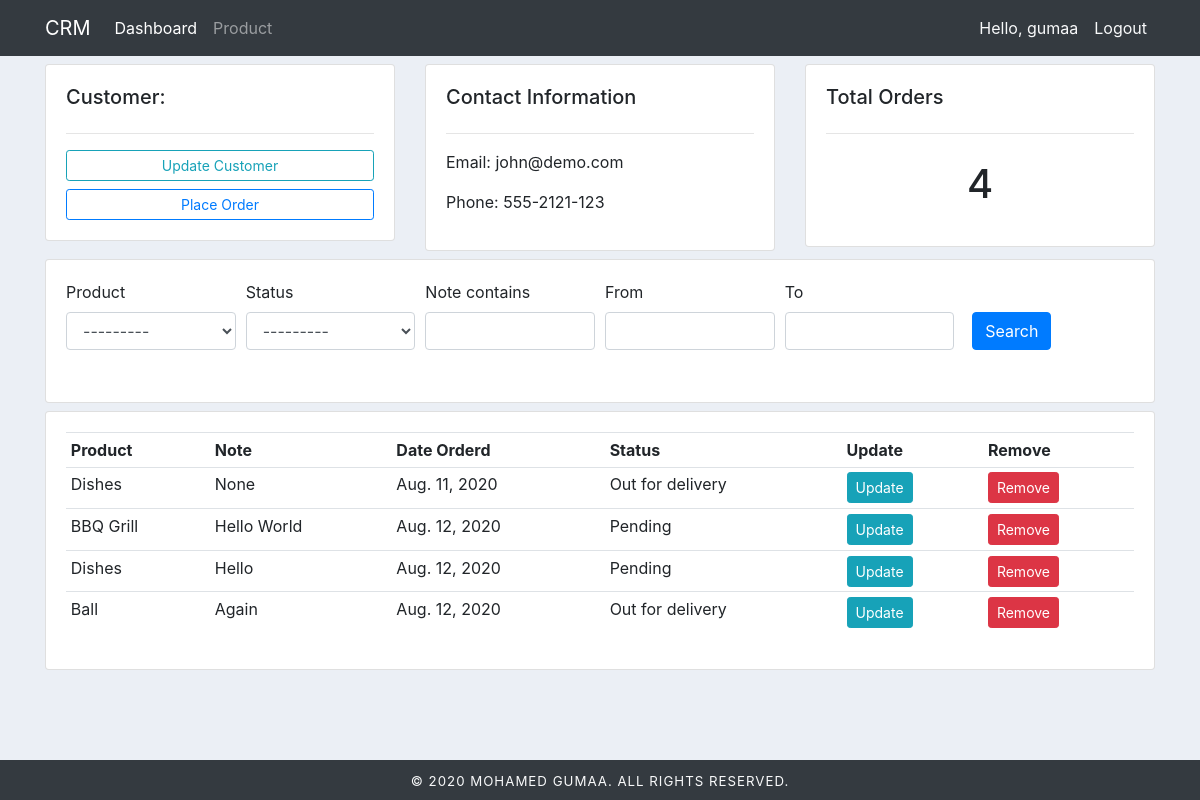
The page /customer/2/ (signed in) on the database its author committed.
### users/models.py (models this page shows, shortened)
class Customer(models.Model):
    user = models.OneToOneField(User, on_delete=models.CASCADE, null=True)
    name = models.CharField(max_length=200, null=True)
    phone = models.CharField(max_length=200, null=True)
    email = models.CharField(max_length=200, null=True)
    profile_pic = models.ImageField(null=True, blank=True)
    dated_created = models.DateField(auto_now_add=True, null=True)

class Order(models.Model):
    STATUS = (
        ('Pending', 'Pending'),
        ('Out for delivery', 'Out for delivery'),
        ('Delivery', 'Delivery')
    )
    customer = models.ForeignKey(Customer, on_delete=models.SET_NULL, null=True)
    product = models.ForeignKey(Product, on_delete=models.SET_NULL, null=True)
    status = models.CharField(max_length=200, null=True, choices=STATUS)
    dated_created = models.DateField(auto_now_add=True, null=True)
    note = models.CharField(max_length=200, null=True)

class Product(models.Model):
    CATEGORY = (
        ('Indoor', 'Indoor'),
        ('Outdoor', 'Outdoor')
    )
    name = models.CharField(max_length=200)
    price = models.FloatField(null=True)
    category = models.CharField(max_length=200, choices=CATEGORY)
    description = models.CharField(max_length=200, null=True, blank=True)
    dated_created = models.DateField(auto_now_add=True, null=True)
    tags = models.ManyToManyField(Tag)
    def __str__(self):
        return self.name

### users/decorators.py (the view)
        def wrapper_func(request,*args, **kwargs):
            group = None
            if request.user.groups.exists():
                group = request.user.groups.all()[0].name
            if group in allowed_roles:
                return view_func(request,*args, **kwargs)
            else:
                return HttpResponse('You are not authorized')

### users/views.py (called while the page is built)
@login_required
@allowed_users(allowed_roles=['admin'])
def customer(request,id):
    customer = get_object_or_404(Customer, pk=id)
    orders = customer.order_set.all()
    myFilter = OrderFilter(request.GET, queryset=orders)
    orders = myFilter.qs
    context = {
        "title": "Customer",
        "customer": customer,
        "orders": orders,
        "myFilter": myFilter
    }
    return render(request, 'users/customer.html', context)

### users/templates/users/customer.html
{% extends "users/base.html" %}
{% load crispy_forms_tags %}
{% block content %}
<div class="mt-2">
    <div class="row">
        <div class="col-md">
            <div class="card card-body">
                <h5>Customer:</h5>
                <hr>
                <a class="btn btn-outline-info  btn-sm btn-block" href="">Update Customer</a>
                <a class="btn btn-outline-primary  btn-sm btn-block" href="{% url 'create_order' customer.id %}">Place Order</a>
            </div>
        </div>
        <div class="col-md">
            <div class="card card-body">
                <h5>Contact Information</h5>
                <hr>
                <p>Email: {{ customer.email }}</p>
                <p>Phone: {{ customer.phone}}</p>
            </div>
        </div>
        <div class="col-md">
            <div class="card card-body">
                <h5>Total Orders</h5>
                <hr>
                <h1 style="text-align: center;padding: 10px">{{ orders.count }}</h1>
            </div>
        </div>
    </div>
</div>
<div class="mt-2">
    <div class="row">
        <div class="col">
            <div class="card card-body">
                <form method="get">
                    <div class="form-row justify-content-center">
                        <div class="form-group col-lg-2  col-md-4 col-sm-6 mb-0">{{ myFilter.form.product|as_crispy_field }}</div>
                        <div class="form-group col-lg-2  col-md-4 col-sm-6 mb-0">{{ myFilter.form.status|as_crispy_field }}</div>
                        <div class="form-group col-lg-2  col-md-4 col-sm-6 mb-0">{{ myFilter.form.note|as_crispy_field }}</div>
                        <div class="form-group col-lg-2 col-md-4 col-sm-6 mb-0">{{ myFilter.form.start_date|as_crispy_field }}</div>
                        <div class="form-group col-lg-2 col-md-4 col-sm-6 mb-0">{{ myFilter.form.end_date|as_crispy_field }}</div>
                        <div class="form-group col-lg-2 col-md-4 col-sm-6 mb-0"><button class="btn btn-primary btn-search" type="submit">Search</button></div>
                    </div>
              </form>
            </div>
        </div>
    </div>
</div>
<div class="mt-2">
    <div class="row">
        <div class="col-md">
            <div class="card card-body">
                <table class="table table-sm">
                    <tr>
                        <th>Product</th>
                        <th>Note</th>
                        <th>Date Orderd</th>
                        <th>Status</th>
                        <th>Update</th>
                        <th>Remove</th>
                    </tr>
                    {% for order in orders %}
                        <tr>
                            <td>{{ order.product.name }}</td>
                            <td>{{ order.note }}</td>
                            <td>{{ order.dated_created }}</td>
                            <td>{{ order.status }}</td>
                            <td><a class="btn btn-sm btn-info" href="{% url 'update_order' order.id %}">Update</a></td>
                            <td><a class="btn btn-sm btn-danger" href="{% url 'delete_order' order.id %}">Remove</a></td>
                        </tr>
                    {% endfor %}
                </table>
            </div>
        </div>
    </div>
</div>
{% endblock %}

### users/templates/users/include/_navbar.html (shortened to what this page needs)
<nav class="navbar navbar-expand-lg navbar-dark bg-dark">
  <div class="container">
    <a class="navbar-brand" href="{% url 'home' %}">CRM</a>
    <div class="collapse navbar-collapse" id="navbarNav">
      <ul class="navbar-nav">
        {% if user.is_staff %}
        <li class="nav-item active">
          <a class="nav-link" href="{% url 'home' %}">Dashboard</a>
        </li>
        <li class="nav-item">
          <a class="nav-link" href="{% url 'product' %}">Product</a>
        </li>
        {% else %}
          <li class="nav-item">
          <a class="nav-link" href="{% url 'account' %}">Account</a>
        </li>
        {% endif %}
      </ul>
      <ul class="navbar-nav ml-auto">
        {% if user.is_authenticated %}
          <li class="nav-item">
            <span class="nav-link text-light">Hello, {{ user.username }}</span>
          </li>
           <li class="nav-item">
            <a class="nav-link text-light" href="{% url 'logout' %}">Logout</a>
          </li>
        {% endif %}
      </ul>
    </div>
  </div>
</nav>

### static/css/main.css (style rules this page uses)
body { margin: 0; padding: 0; background-color: #ebeff5; }
.btn-search { margin: 2rem 0.5rem !important; }

### rows shown on the page
Customer: email "john@demo.com", phone "555-2121-123"
Order: product.name "Dishes", note "None", dated_created "Aug. 11, 2020", status "Out for delivery"
Order: product.name "BBQ Grill", note "Hello World", dated_created "Aug. 12, 2020", status "Pending"
Order: product.name "Dishes", note "Hello", dated_created "Aug. 12, 2020", status "Pending"
Order: product.name "Ball", note "Again", dated_created "Aug. 12, 2020", status "Out for delivery"

### other values the page prints
{{ user.username }} "gumaa"
{{ orders.count }} "4"
